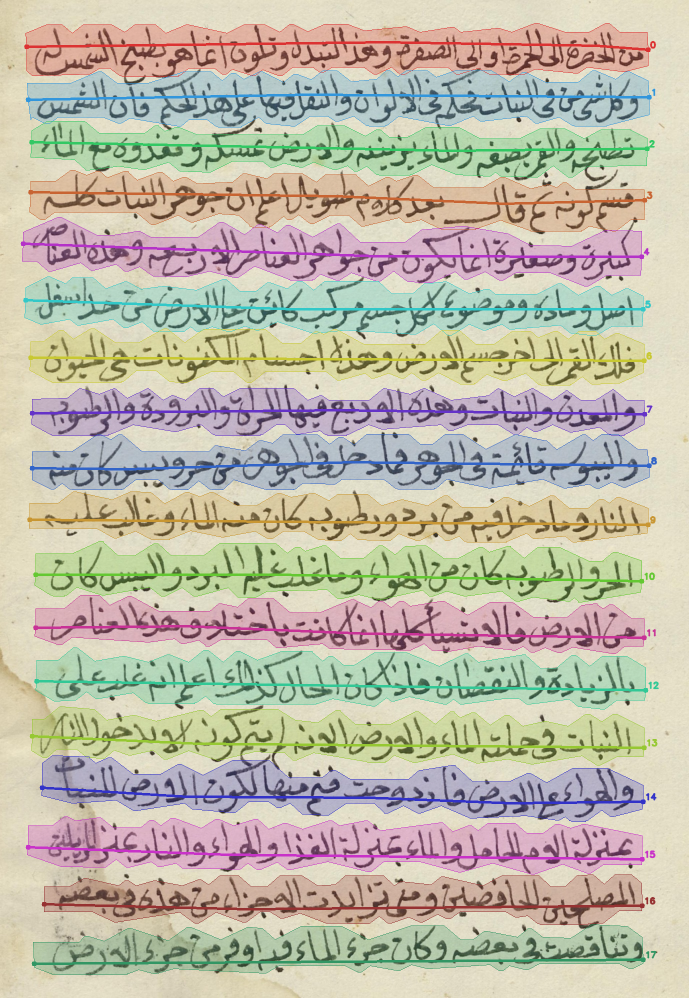
#> input picture data/debug/1_segmentation_debug.png, 1378 x 1996 px (shown at 1/2 size)
$ python -i document_loader.py   (imports and definitions only)   (older library calls are emulated)
#> lines starting #> are read from the running program, lines starting #| are printed output that depends on the picture; after the words box and inside, x2 and y2 are one past the last pixel; in counts of white or black regions, pixels touching at a corner belong together
### utils/config.py
"""Load and expose config.yaml as a nested dotted-access object."""

from __future__ import annotations

import os
from pathlib import Path
from typing import Any

import yaml


class _Config:
    """Thin wrapper around a dict that allows dotted attribute access."""

    def __init__(self, data: dict) -> None:
        for key, value in data.items():
            setattr(self, key, _Config(value) if isinstance(value, dict) else value)

    def get(self, key: str, default: Any = None) -> Any:
        return getattr(self, key, default)

    def __repr__(self) -> str:  # pragma: no cover
        return f"_Config({self.__dict__!r})"


_config_singleton: _Config | None = None
_config_path_used: str | None = None

_DEFAULT_CONFIG_PATH = Path(__file__).parent.parent / "config.yaml"


def load_config(path: str | Path | None = None) -> _Config:
    """Load config.yaml and return a dotted-access Config object.

    Re-reads the file if path differs from the previously loaded path.
    """
    global _config_singleton, _config_path_used

    resolved = str(Path(path) if path else _DEFAULT_CONFIG_PATH)

    if _config_singleton is not None and _config_path_used == resolved:
        return _config_singleton

    if not os.path.exists(resolved):
        raise FileNotFoundError(
            f"config.yaml not found at {resolved}. "
            "Make sure you are running from the project root."
        )

    with open(resolved, encoding="utf-8") as fh:
        raw = yaml.safe_load(fh) or {}

    _config_singleton = _Config(raw)
    _config_path_used = resolved
    return _config_singleton


def get_config() -> _Config:
    """Return the singleton config, loading from the default path if needed."""
    if _config_singleton is None:
        return load_config()
    return _config_singleton


# [6 lines left out: function reload_config, not called in this run]

### utils/logging.py
"""Central logger factory for the Ancient-OCR pipeline."""

from __future__ import annotations

import logging
import sys
from typing import TYPE_CHECKING

if TYPE_CHECKING:
    pass

_LOG_LEVELS = {
    "DEBUG": logging.DEBUG,
    "INFO": logging.INFO,
    "WARNING": logging.WARNING,
    "ERROR": logging.ERROR,
}

_configured = False


def _configure_root(level: str = "INFO", structured: bool = False) -> None:
#> further down, picture is the input picture: shape (1996, 1378, 3); mean B, G, R 169.2, 185.8, 190.7
    global _configured
    if _configured:
        return

    numeric = _LOG_LEVELS.get(level.upper(), logging.INFO)

    handler = logging.StreamHandler(sys.stderr)
    handler.setLevel(numeric)

    if structured:
        fmt = "%(asctime)s level=%(levelname)s logger=%(name)s %(message)s"
    else:
        fmt = "%(asctime)s [%(levelname)s] %(name)s: %(message)s"

    handler.setFormatter(logging.Formatter(fmt, datefmt="%Y-%m-%dT%H:%M:%S"))

    root = logging.getLogger()
    root.setLevel(numeric)
    if not root.handlers:
        root.addHandler(handler)

    _configured = True


def get_logger(name: str) -> logging.Logger:
    """Return a named logger, configuring the root handler on first call."""
    if not _configured:
        try:
            from utils.config import get_config

            cfg = get_config()
            level = getattr(cfg.logging, "level", "INFO")
            structured = getattr(cfg.logging, "structured", False)
        except Exception:
            level, structured = "INFO", False
        _configure_root(level, structured)

    return logging.getLogger(name)

### ingest/document_loader.py
"""Load PDF/image files into page images for the OCR pipeline."""

from __future__ import annotations

from pathlib import Path
from typing import TypedDict

import numpy as np

from utils.logging import get_logger

log = get_logger(__name__)

SUPPORTED_EXTENSIONS = {".pdf", ".png", ".jpg", ".jpeg", ".tiff", ".tif"}


class PageImage(TypedDict):
    image: np.ndarray          # BGR uint8, OpenCV convention
    page_index: int
    dpi: int
    source_path: str
    page_count: int


# [103 lines left out: functions load_document, _load_pdf, _load_image, not called in this run]


def classify_page(image: np.ndarray, config=None) -> dict:
    """Return heuristic quality flags for a page image.

    These are informational metadata — not filtering gates.
    Thresholds read from config.preprocessing.degradation; hardcoded defaults
    used when config is absent.
    """
    h, w = image.shape[:2]
#> h = 1996; w = 1378
    pixel_count = h * w
#> pixel_count = 2750488

    # Degradation thresholds from config
    _low_contrast_range = 100
    _faded_ink_median = 200
    _high_noise_laplacian = 500
    _bleed_through_dark_density = 0.05
    try:
        dg = config.preprocessing.degradation
        _low_contrast_range = getattr(dg, "low_contrast_range", _low_contrast_range)
        _faded_ink_median = getattr(dg, "faded_ink_median", _faded_ink_median)
        _high_noise_laplacian = getattr(dg, "high_noise_laplacian", _high_noise_laplacian)
        _bleed_through_dark_density = getattr(dg, "bleed_through_dark_density", _bleed_through_dark_density)
    except AttributeError:
        pass

    # Existing structural flags
    is_low_res = pixel_count < 90_000
#> is_low_res = False
    likely_skewed = False
    multi_column = (w / max(h, 1)) > 1.8
#> multi_column = False

    # Degradation flags — all default False so failures are safe
    low_contrast = False
    faded_ink = False
    high_noise = False
    bleed_through = False
    text_density = 0.0

    try:
        import cv2
        gray = cv2.cvtColor(image, cv2.COLOR_BGR2GRAY) if image.ndim == 3 else image.copy()
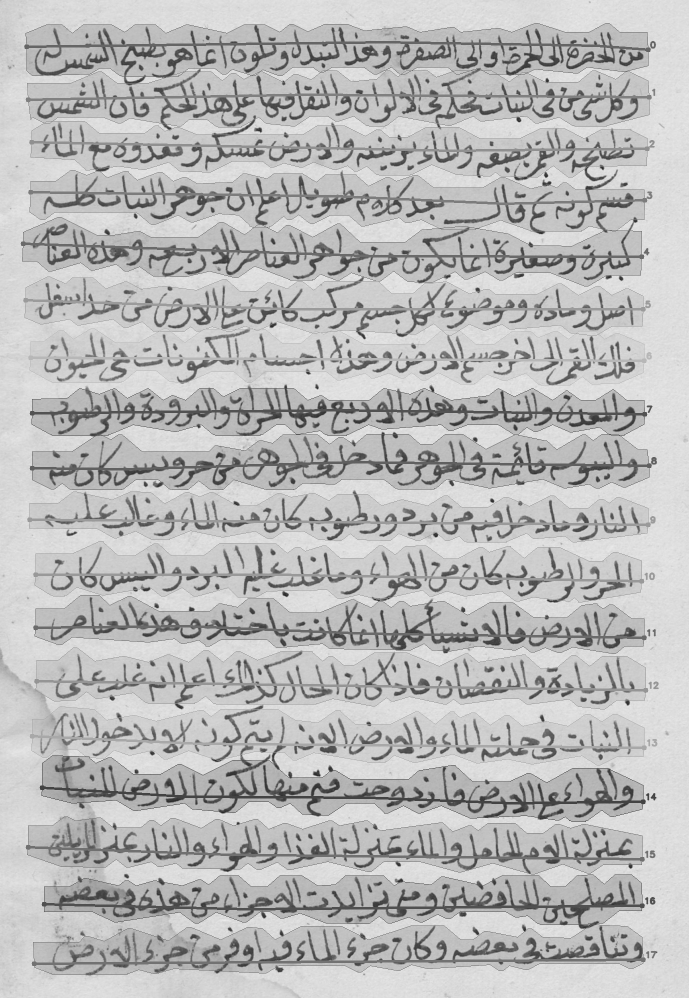
#> gray: shape (1996, 1378) (shown at 1/2 size); min 31, max 239, mean 185.4

        # text_density: fraction of dark pixels
        _, binary = cv2.threshold(gray, 0, 255, cv2.THRESH_BINARY + cv2.THRESH_OTSU)
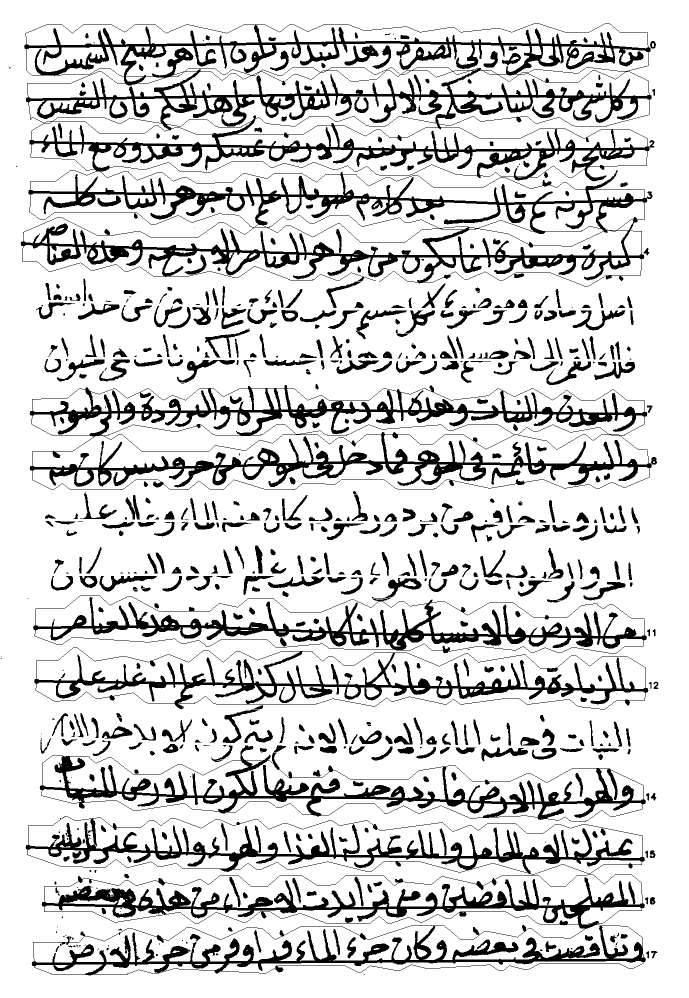
#> binary: shape (1996, 1378) (shown at 1/2 size); 82.6% white; 628 black regions (114 under 20 px), largest, box (x1, y1, x2, y2) and area: (41, 46, 1309, 573) 143575, (59, 770, 1314, 980) 59779, (63, 1749, 1292, 1951) 55110
        dark_pixels = int((binary == 0).sum())
#> dark_pixels = 479867
        text_density = round(dark_pixels / max(pixel_count, 1), 4)
#> text_density = 0.174

        # low_contrast: 90% of pixels fall within < range intensity values
        flat = gray.flatten()
        flat.sort()
        p05 = int(flat[int(len(flat) * 0.05)])
#> p05 = 84
        p95 = int(flat[int(len(flat) * 0.95)])
#> p95 = 223
        low_contrast = (p95 - p05) < _low_contrast_range
#> low_contrast = False

        # faded_ink: median pixel value > threshold (mostly bright → faded)
        faded_ink = float(np.median(gray)) > _faded_ink_median
#> faded_ink = False

        # high_noise: Laplacian variance > threshold
        lap_var = float(cv2.Laplacian(gray, cv2.CV_64F).var())
#> lap_var = 1710
        high_noise = lap_var > _high_noise_laplacian
#> high_noise = True

        # bleed_through: dark pixel density in the lightest 20% of grid cells
        n_rows, n_cols = 5, 5
        cell_h = max(h // n_rows, 1)
#> cell_h = 399
        cell_w = max(w // n_cols, 1)
#> cell_w = 275
        cell_means, cell_dark_fracs = [], []
        for r in range(n_rows):
            for c in range(n_cols):
                cell = gray[r * cell_h:(r + 1) * cell_h, c * cell_w:(c + 1) * cell_w]
                if cell.size == 0:
                    continue
                cell_means.append(float(cell.mean()))
                _, cb = cv2.threshold(cell, 0, 255, cv2.THRESH_BINARY + cv2.THRESH_OTSU)
                cell_dark_fracs.append(float((cb == 0).sum() / cell.size))
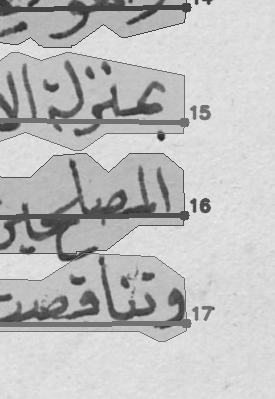
#> cell: shape (399, 275); min 32, max 234, mean 190.2
#> after the loop, cell_dark_fracs = 25 values, max 0.233 at index 1, min 0.129 at index 19, mean 0.18; cell_means = 25 values, max 196.5 at index 9, min 177.9 at index 12, mean 185.3
        if cell_means:
            n_light = max(1, len(cell_means) // 5)
#> n_light = 5
            light_idxs = sorted(range(len(cell_means)), key=lambda i: cell_means[i], reverse=True)[:n_light]
#> light_idxs = [9, 19, 4, 14, 5]
            avg_dark = float(np.mean([cell_dark_fracs[i] for i in light_idxs]))
#> avg_dark = 0.147
            bleed_through = avg_dark > _bleed_through_dark_density
#> bleed_through = True

    except Exception:
        pass

    return {
        "is_low_res": is_low_res,
        "likely_skewed": likely_skewed,
        "multi_column": multi_column,
        "text_density": text_density,
        "low_contrast": low_contrast,
        "faded_ink": faded_ink,
        "high_noise": high_noise,
        "bleed_through": bleed_through,
    }

>>> import cv2
>>> picture = cv2.imread('../data/debug/1_segmentation_debug.png')
>>> result = classify_page(picture)
#> result = {'is_low_res': False, 'likely_skewed': False, 'multi_column': False, 'text_density': 0.174, 'low_contrast': False, 'faded_ink': False, 'high_noise': True, 'bleed_through': True}
